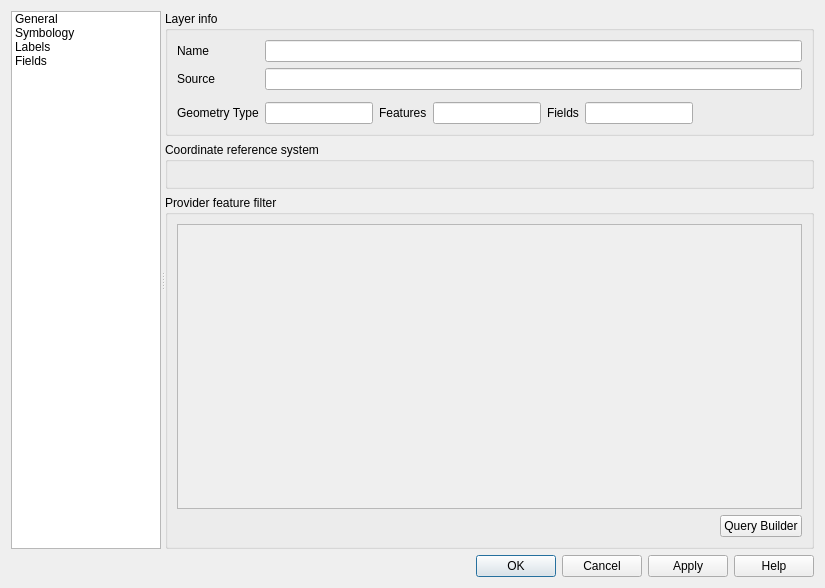
<?xml version="1.0" encoding="UTF-8"?>
<ui version="4.0">
 <class>QgsVectorLayerPropertiesBase</class>
 <widget class="QDialog" name="QgsVectorLayerPropertiesBase">
  <property name="geometry">
   <rect>
    <x>0</x>
    <y>0</y>
    <width>825</width>
    <height>588</height>
   </rect>
  </property>
  <property name="minimumSize">
   <size>
    <width>825</width>
    <height>0</height>
   </size>
  </property>
  <property name="windowTitle">
   <string>Layer Properties</string>
  </property>
  <property name="windowIcon">
   <iconset>
    <normaloff>:/images/icons/qgis-icon-16x16.png</normaloff>:/images/icons/qgis-icon-16x16.png</iconset>
  </property>
  <layout class="QVBoxLayout" name="verticalLayout">
   <item>
    <widget class="QSplitter" name="mOptionsSplitter">
     <property name="orientation">
      <enum>Qt::Horizontal</enum>
     </property>
     <property name="childrenCollapsible">
      <bool>false</bool>
     </property>
     <widget class="QFrame" name="mOptionsListFrame">
      <property name="minimumSize">
       <size>
        <width>0</width>
        <height>0</height>
       </size>
      </property>
      <property name="frameShape">
       <enum>QFrame::NoFrame</enum>
      </property>
      <property name="frameShadow">
       <enum>QFrame::Raised</enum>
      </property>
      <layout class="QVBoxLayout" name="verticalLayout_2">
       <property name="leftMargin">
        <number>0</number>
       </property>
       <property name="topMargin">
        <number>0</number>
       </property>
       <property name="rightMargin">
        <number>0</number>
       </property>
       <property name="bottomMargin">
        <number>0</number>
       </property>
       <item>
        <widget class="QListWidget" name="mOptionsListWidget">
         <property name="minimumSize">
          <size>
           <width>58</width>
           <height>0</height>
          </size>
         </property>
         <property name="maximumSize">
          <size>
           <width>150</width>
           <height>16777215</height>
          </size>
         </property>
         <property name="horizontalScrollBarPolicy">
          <enum>Qt::ScrollBarAlwaysOff</enum>
         </property>
         <property name="editTriggers">
          <set>QAbstractItemView::NoEditTriggers</set>
         </property>
         <property name="iconSize">
          <size>
           <width>32</width>
           <height>32</height>
          </size>
         </property>
         <property name="textElideMode">
          <enum>Qt::ElideNone</enum>
         </property>
         <property name="resizeMode">
          <enum>QListView::Adjust</enum>
         </property>
         <property name="wordWrap">
          <bool>true</bool>
         </property>
         <item>
          <property name="text">
           <string>General</string>
          </property>
          <property name="toolTip">
           <string>General</string>
          </property>
          <property name="icon">
           <iconset>
            <normaloff>:/images/themes/default/propertyicons/general.svg</normaloff>:/images/themes/default/propertyicons/general.svg</iconset>
          </property>
         </item>
         <item>
          <property name="text">
           <string>Symbology</string>
          </property>
          <property name="toolTip">
           <string>Symbology</string>
          </property>
          <property name="icon">
           <iconset>
            <normaloff>:/images/themes/default/propertyicons/symbology.svg</normaloff>:/images/themes/default/propertyicons/symbology.svg</iconset>
          </property>
         </item>
         <item>
          <property name="text">
           <string>Labels</string>
          </property>
          <property name="toolTip">
           <string>Labels</string>
          </property>
          <property name="icon">
           <iconset>
            <normaloff>:/images/themes/default/propertyicons/labels.svg</normaloff>:/images/themes/default/propertyicons/labels.svg</iconset>
          </property>
         </item>
         <item>
          <property name="text">
           <string>Fields</string>
          </property>
          <property name="toolTip">
           <string>Fields</string>
          </property>
          <property name="icon">
           <iconset>
            <normaloff>:/images/themes/default/propertyicons/attributes.png</normaloff>:/images/themes/default/propertyicons/attributes.png</iconset>
          </property>
         </item>
        </widget>
       </item>
      </layout>
     </widget>
     <widget class="QFrame" name="mOptionsFrame">
      <property name="sizePolicy">
       <sizepolicy hsizetype="Expanding" vsizetype="Preferred">
        <horstretch>1</horstretch>
        <verstretch>0</verstretch>
       </sizepolicy>
      </property>
      <property name="frameShape">
       <enum>QFrame::NoFrame</enum>
      </property>
      <property name="frameShadow">
       <enum>QFrame::Raised</enum>
      </property>
      <layout class="QVBoxLayout" name="verticalLayout_3">
       <property name="leftMargin">
        <number>0</number>
       </property>
       <property name="topMargin">
        <number>0</number>
       </property>
       <property name="rightMargin">
        <number>0</number>
       </property>
       <property name="bottomMargin">
        <number>0</number>
       </property>
       <item>
        <widget class="QStackedWidget" name="mOptionsStackedWidget">
         <property name="sizePolicy">
          <sizepolicy hsizetype="Expanding" vsizetype="Expanding">
           <horstretch>0</horstretch>
           <verstretch>0</verstretch>
          </sizepolicy>
         </property>
         <property name="currentIndex">
          <number>0</number>
         </property>
         <widget class="QWidget" name="mOptsPage_General">
          <layout class="QVBoxLayout" name="verticalLayout_14">
           <property name="leftMargin">
            <number>0</number>
           </property>
           <property name="topMargin">
            <number>0</number>
           </property>
           <property name="rightMargin">
            <number>0</number>
           </property>
           <property name="bottomMargin">
            <number>0</number>
           </property>
           <item>
            <widget class="QScrollArea" name="scrollArea">
             <property name="frameShape">
              <enum>QFrame::NoFrame</enum>
             </property>
             <property name="widgetResizable">
              <bool>true</bool>
             </property>
             <widget class="QWidget" name="scrollAreaWidgetContents">
              <property name="geometry">
               <rect>
                <x>0</x>
                <y>0</y>
                <width>652</width>
                <height>541</height>
               </rect>
              </property>
              <layout class="QVBoxLayout" name="verticalLayout_13">
               <property name="leftMargin">
                <number>0</number>
               </property>
               <property name="topMargin">
                <number>0</number>
               </property>
               <property name="rightMargin">
                <number>0</number>
               </property>
               <property name="bottomMargin">
                <number>0</number>
               </property>
               <item>
                <widget class="QgsCollapsibleGroupBox" name="groupBox">
                 <property name="title">
                  <string>Layer info</string>
                 </property>
                 <property name="syncGroup">
                  <string notr="true">vectorgeneral</string>
                 </property>
                 <layout class="QGridLayout" name="gridLayout">
                  <item row="5" column="0">
                   <widget class="QLabel" name="lblLayerSource_2">
                    <property name="text">
                     <string>Geometry Type</string>
                    </property>
                   </widget>
                  </item>
                  <item row="5" column="1">
                   <widget class="QLineEdit" name="txtGeometryType">
                    <property name="enabled">
                     <bool>true</bool>
                    </property>
                    <property name="readOnly">
                     <bool>true</bool>
                    </property>
                   </widget>
                  </item>
                  <item row="5" column="4">
                   <widget class="QLabel" name="lblLayerSource_4">
                    <property name="text">
                     <string>Fields</string>
                    </property>
                   </widget>
                  </item>
                  <item row="5" column="3">
                   <widget class="QLineEdit" name="txtnFeatures">
                    <property name="enabled">
                     <bool>true</bool>
                    </property>
                    <property name="readOnly">
                     <bool>true</bool>
                    </property>
                   </widget>
                  </item>
                  <item row="5" column="2">
                   <widget class="QLabel" name="lblLayerSource_3">
                    <property name="text">
                     <string>Features</string>
                    </property>
                   </widget>
                  </item>
                  <item row="5" column="5">
                   <widget class="QLineEdit" name="txtnFields">
                    <property name="enabled">
                     <bool>true</bool>
                    </property>
                    <property name="readOnly">
                     <bool>true</bool>
                    </property>
                   </widget>
                  </item>
                  <item row="1" column="0">
                   <widget class="QLabel" name="textLabel3">
                    <property name="text">
                     <string>Name</string>
                    </property>
                   </widget>
                  </item>
                  <item row="2" column="0">
                   <widget class="QLabel" name="lblLayerSource">
                    <property name="text">
                     <string>Source</string>
                    </property>
                   </widget>
                  </item>
                  <item row="4" column="0">
                   <widget class="QFrame" name="mDataSourceEncodingFrame">
                    <layout class="QHBoxLayout" name="horizontalLayout_4">
                     <property name="leftMargin">
                      <number>0</number>
                     </property>
                     <property name="topMargin">
                      <number>0</number>
                     </property>
                     <property name="rightMargin">
                      <number>0</number>
                     </property>
                     <property name="bottomMargin">
                      <number>0</number>
                     </property>
                    </layout>
                   </widget>
                  </item>
                  <item row="5" column="6">
                   <spacer name="horizontalSpacer">
                    <property name="orientation">
                     <enum>Qt::Horizontal</enum>
                    </property>
                    <property name="sizeHint" stdset="0">
                     <size>
                      <width>40</width>
                      <height>20</height>
                     </size>
                    </property>
                   </spacer>
                  </item>
                  <item row="2" column="1" colspan="6">
                   <widget class="QLineEdit" name="txtLayerSource">
                    <property name="enabled">
                     <bool>true</bool>
                    </property>
                    <property name="readOnly">
                     <bool>true</bool>
                    </property>
                   </widget>
                  </item>
                  <item row="1" column="1" colspan="6">
                   <widget class="QLineEdit" name="mLayerOrigNameLineEdit"/>
                  </item>
                 </layout>
                </widget>
               </item>
               <item>
                <widget class="QgsCollapsibleGroupBox" name="indexGroupBox">
                 <property name="title">
                  <string>Coordinate reference system</string>
                 </property>
                 <property name="checkable">
                  <bool>false</bool>
                 </property>
                 <property name="syncGroup">
                  <string notr="true">vectorgeneral</string>
                 </property>
                 <layout class="QVBoxLayout" name="verticalLayout_27">
                  <property name="spacing">
                   <number>6</number>
                  </property>
                  <item>
                   <widget class="QgsProjectionSelectionWidget" name="mCrsSelector">
                    <property name="focusPolicy">
                     <enum>Qt::StrongFocus</enum>
                    </property>
                   </widget>
                  </item>
                  <item>
                   <widget class="Line" name="line">
                    <property name="orientation">
                     <enum>Qt::Vertical</enum>
                    </property>
                   </widget>
                  </item>
                 </layout>
                </widget>
               </item>
               <item>
                <widget class="QgsCollapsibleGroupBox" name="mSubsetGroupBox">
                 <property name="sizePolicy">
                  <sizepolicy hsizetype="Preferred" vsizetype="Preferred">
                   <horstretch>0</horstretch>
                   <verstretch>3</verstretch>
                  </sizepolicy>
                 </property>
                 <property name="title">
                  <string>Provider feature filter</string>
                 </property>
                 <layout class="QGridLayout" name="gridLayout_4">
                  <item row="1" column="1">
                   <widget class="QPushButton" name="pbnQueryBuilder">
                    <property name="text">
                     <string>Query Builder</string>
                    </property>
                   </widget>
                  </item>
                  <item row="1" column="0">
                   <spacer>
                    <property name="orientation">
                     <enum>Qt::Horizontal</enum>
                    </property>
                    <property name="sizeType">
                     <enum>QSizePolicy::Expanding</enum>
                    </property>
                    <property name="sizeHint" stdset="0">
                     <size>
                      <width>0</width>
                      <height>21</height>
                     </size>
                    </property>
                   </spacer>
                  </item>
                  <item row="0" column="0" colspan="2">
                   <widget class="QTextEdit" name="txtSubsetSQL">
                    <property name="enabled">
                     <bool>false</bool>
                    </property>
                    <property name="acceptDrops">
                     <bool>false</bool>
                    </property>
                    <property name="acceptRichText">
                     <bool>false</bool>
                    </property>
                   </widget>
                  </item>
                 </layout>
                 <zorder>txtSubsetSQL</zorder>
                 <zorder>pbnQueryBuilder</zorder>
                </widget>
               </item>
               <item>
                <spacer name="verticalSpacer">
                 <property name="orientation">
                  <enum>Qt::Vertical</enum>
                 </property>
                 <property name="sizeHint" stdset="0">
                  <size>
                   <width>20</width>
                   <height>0</height>
                  </size>
                 </property>
                </spacer>
               </item>
              </layout>
             </widget>
            </widget>
           </item>
          </layout>
         </widget>
         <widget class="QWidget" name="mOptsPage_Style">
          <layout class="QVBoxLayout" name="verticalLayout_11">
           <property name="leftMargin">
            <number>0</number>
           </property>
           <property name="topMargin">
            <number>0</number>
           </property>
           <property name="rightMargin">
            <number>0</number>
           </property>
           <property name="bottomMargin">
            <number>0</number>
           </property>
           <item>
            <widget class="QScrollArea" name="scrollArea_3">
             <property name="frameShape">
              <enum>QFrame::NoFrame</enum>
             </property>
             <property name="widgetResizable">
              <bool>true</bool>
             </property>
             <widget class="QWidget" name="scrollAreaWidgetContents_3">
              <property name="geometry">
               <rect>
                <x>0</x>
                <y>0</y>
                <width>652</width>
                <height>541</height>
               </rect>
              </property>
              <layout class="QVBoxLayout" name="verticalLayout_18">
               <property name="leftMargin">
                <number>0</number>
               </property>
               <property name="topMargin">
                <number>0</number>
               </property>
               <property name="rightMargin">
                <number>0</number>
               </property>
               <property name="bottomMargin">
                <number>0</number>
               </property>
               <item>
                <widget class="QStackedWidget" name="widgetStackRenderers">
                 <property name="sizePolicy">
                  <sizepolicy hsizetype="Expanding" vsizetype="Expanding">
                   <horstretch>0</horstretch>
                   <verstretch>0</verstretch>
                  </sizepolicy>
                 </property>
                 <property name="frameShape">
                  <enum>QFrame::NoFrame</enum>
                 </property>
                 <property name="frameShadow">
                  <enum>QFrame::Sunken</enum>
                 </property>
                 <property name="currentIndex">
                  <number>-1</number>
                 </property>
                </widget>
               </item>
              </layout>
             </widget>
            </widget>
           </item>
          </layout>
         </widget>
         <widget class="QWidget" name="mOptsPage_Labels">
          <layout class="QVBoxLayout" name="verticalLayout_12">
           <property name="leftMargin">
            <number>0</number>
           </property>
           <property name="topMargin">
            <number>0</number>
           </property>
           <property name="rightMargin">
            <number>0</number>
           </property>
           <property name="bottomMargin">
            <number>0</number>
           </property>
           <item>
            <widget class="QFrame" name="labelingFrame">
             <property name="sizePolicy">
              <sizepolicy hsizetype="Expanding" vsizetype="Expanding">
               <horstretch>0</horstretch>
               <verstretch>0</verstretch>
              </sizepolicy>
             </property>
             <property name="frameShape">
              <enum>QFrame::NoFrame</enum>
             </property>
             <property name="frameShadow">
              <enum>QFrame::Plain</enum>
             </property>
            </widget>
           </item>
          </layout>
         </widget>
         <widget class="QWidget" name="mOptsPage_Fields">
          <layout class="QVBoxLayout" name="verticalLayout_15">
           <property name="leftMargin">
            <number>0</number>
           </property>
           <property name="topMargin">
            <number>0</number>
           </property>
           <property name="rightMargin">
            <number>0</number>
           </property>
           <property name="bottomMargin">
            <number>0</number>
           </property>
           <item>
            <widget class="QScrollArea" name="scrollArea_5">
             <property name="frameShape">
              <enum>QFrame::NoFrame</enum>
             </property>
             <property name="widgetResizable">
              <bool>true</bool>
             </property>
             <widget class="QWidget" name="scrollAreaWidgetContents_5">
              <property name="geometry">
               <rect>
                <x>0</x>
                <y>0</y>
                <width>100</width>
                <height>30</height>
               </rect>
              </property>
              <layout class="QVBoxLayout" name="verticalLayout_20">
               <property name="leftMargin">
                <number>0</number>
               </property>
               <property name="topMargin">
                <number>0</number>
               </property>
               <property name="rightMargin">
                <number>0</number>
               </property>
               <property name="bottomMargin">
                <number>0</number>
               </property>
               <item>
                <widget class="QFrame" name="mFieldsFrame">
                 <property name="frameShape">
                  <enum>QFrame::NoFrame</enum>
                 </property>
                 <property name="frameShadow">
                  <enum>QFrame::Plain</enum>
                 </property>
                </widget>
               </item>
              </layout>
             </widget>
            </widget>
           </item>
          </layout>
         </widget>
        </widget>
       </item>
      </layout>
     </widget>
    </widget>
   </item>
   <item>
    <widget class="QFrame" name="mButtonBoxFrame">
     <property name="sizePolicy">
      <sizepolicy hsizetype="Preferred" vsizetype="Maximum">
       <horstretch>0</horstretch>
       <verstretch>0</verstretch>
      </sizepolicy>
     </property>
     <property name="frameShape">
      <enum>QFrame::NoFrame</enum>
     </property>
     <property name="frameShadow">
      <enum>QFrame::Raised</enum>
     </property>
     <layout class="QGridLayout" name="gridLayout_btnbox">
      <property name="leftMargin">
       <number>0</number>
      </property>
      <property name="topMargin">
       <number>0</number>
      </property>
      <property name="rightMargin">
       <number>0</number>
      </property>
      <property name="bottomMargin">
       <number>0</number>
      </property>
      <item row="2" column="1" colspan="4">
       <widget class="QDialogButtonBox" name="buttonBox">
        <property name="orientation">
         <enum>Qt::Horizontal</enum>
        </property>
        <property name="standardButtons">
         <set>QDialogButtonBox::Apply|QDialogButtonBox::Cancel|QDialogButtonBox::Help|QDialogButtonBox::Ok</set>
        </property>
       </widget>
      </item>
     </layout>
    </widget>
   </item>
  </layout>
 </widget>
 <customwidgets>
  <customwidget>
   <class>QgsCollapsibleGroupBox</class>
   <extends>QGroupBox</extends>
   <header>qgscollapsiblegroupbox.h</header>
   <container>1</container>
  </customwidget>
  <customwidget>
   <class>QgsProjectionSelectionWidget</class>
   <extends>QWidget</extends>
   <header>qgsprojectionselectionwidget.h</header>
   <container>1</container>
  </customwidget>
 </customwidgets>
 <tabstops>
  <tabstop>mOptionsListWidget</tabstop>
  <tabstop>scrollArea</tabstop>
  <tabstop>mLayerOrigNameLineEdit</tabstop>
  <tabstop>txtLayerSource</tabstop>
  <tabstop>mCrsSelector</tabstop>
  <tabstop>txtSubsetSQL</tabstop>
  <tabstop>pbnQueryBuilder</tabstop>
  <tabstop>scrollArea_3</tabstop>
  <tabstop>scrollArea_5</tabstop>
 </tabstops>
 <resources/>
 <connections>
  <connection>
   <sender>mOptionsListWidget</sender>
   <signal>currentRowChanged(int)</signal>
   <receiver>mOptionsStackedWidget</receiver>
   <slot>setCurrentIndex(int)</slot>
   <hints>
    <hint type="sourcelabel">
     <x>86</x>
     <y>325</y>
    </hint>
    <hint type="destinationlabel">
     <x>794</x>
     <y>14</y>
    </hint>
   </hints>
  </connection>
 </connections>
</ui>
